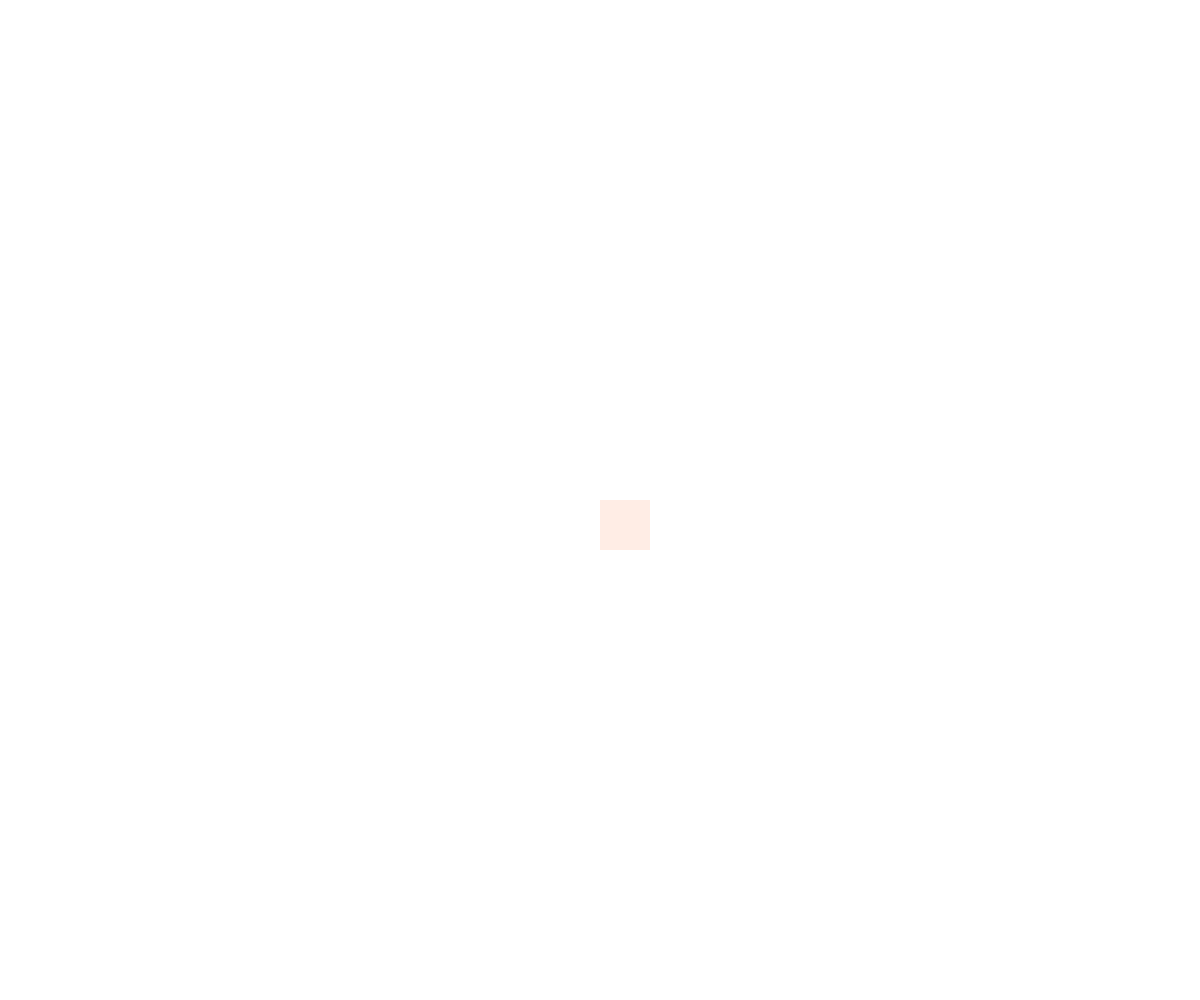
Frame 1 (no input)
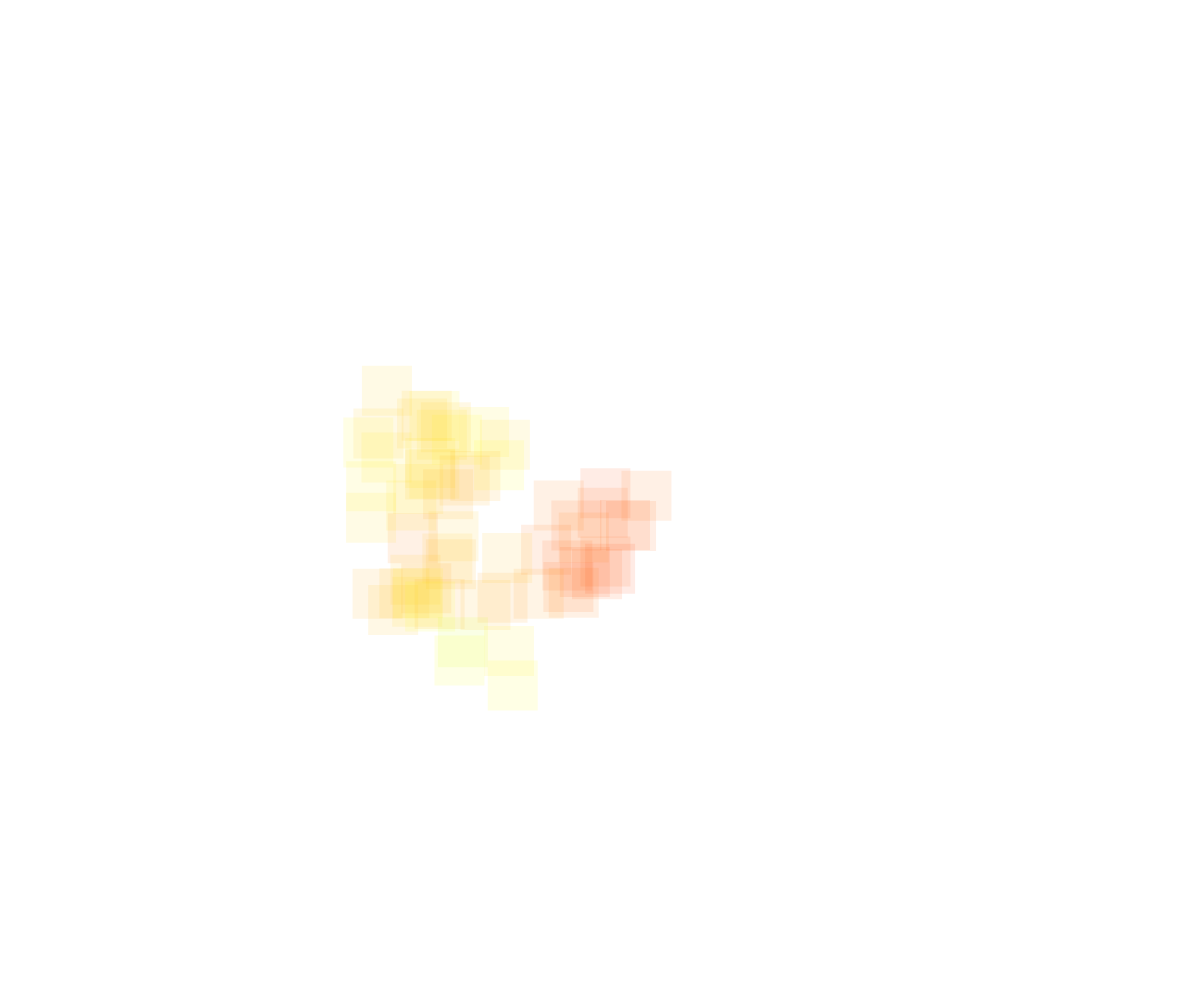
Frame 60 (no input)
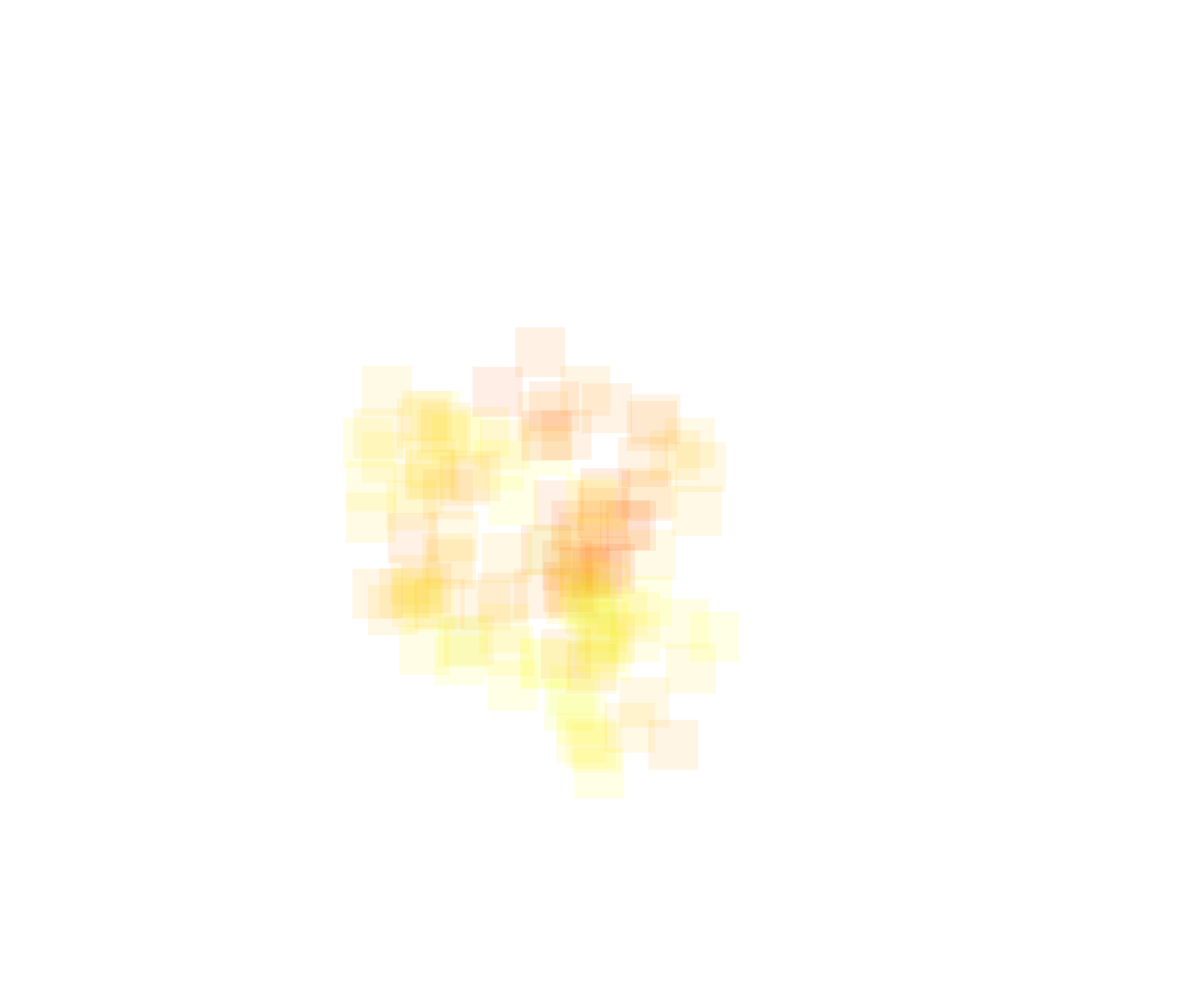
Frame 120 (the mouse pressed at the canvas centre since frame 60)

The p5.js sketch that drew these frames (run headless with seeded random() and noise() and a simulated clock; from frame 60 on, the mouse is pressed at the canvas centre):

// p5.js sketch
// ── sketch.js
var posX, posY, mainCol, hue, size;

function setup() {
  createCanvas(windowWidth, windowHeight);
  setSize(width, height);
  background(255);
  colorMode(HSB);
  noStroke();
  posX = width / 2;
  posY = height / 2;
  hue = 20;
}

function draw() {
  mainCol = color(hue, 100, 100, 0.1);
  fill(mainCol);
  square(posX, posY, size);
  posX += random(-size, size);
  posY += random(-size, size);
  hue += random(-10, 10);
  if (posX < 0 || posX > width || posY < 0 || posY > height) {
    posX = random(width);
    posY = random(height);
    hue = random(20, 340);
  }
  if (frameCount % 3600 === 0) {
    background(255);
  }
}

function setSize(w, h) {
  if (w > h) {
    size = h / 20;
  } else {
    size = w / 20;
  }
}
